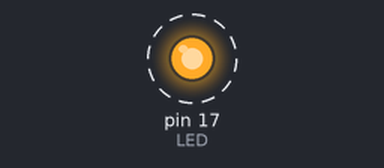
This sketch was run on a simulated Arduino Uno, built with avr-gcc and run on an emulated ATmega328P. Parts: output pins drawn as LEDs (lit = HIGH). Dashed ring = blinking.

Above: at 0.2 s.
Timing chart, 0 to 3.0 s (numbered marks = the images above):
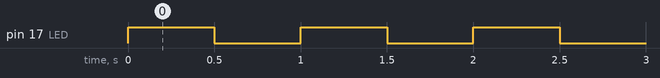

The sketch:

01-blink-led.ino
```cpp
const int LED = 17;

void setup() {
  pinMode(LED, OUTPUT);
}

void loop() {
  digitalWrite(LED, HIGH);
  delay(500);
  digitalWrite(LED, LOW);
  delay(500);
}
```

Measured:
- by itself, pin 17 (LED): alternates HIGH for 0.50 s and LOW for 0.50 s
